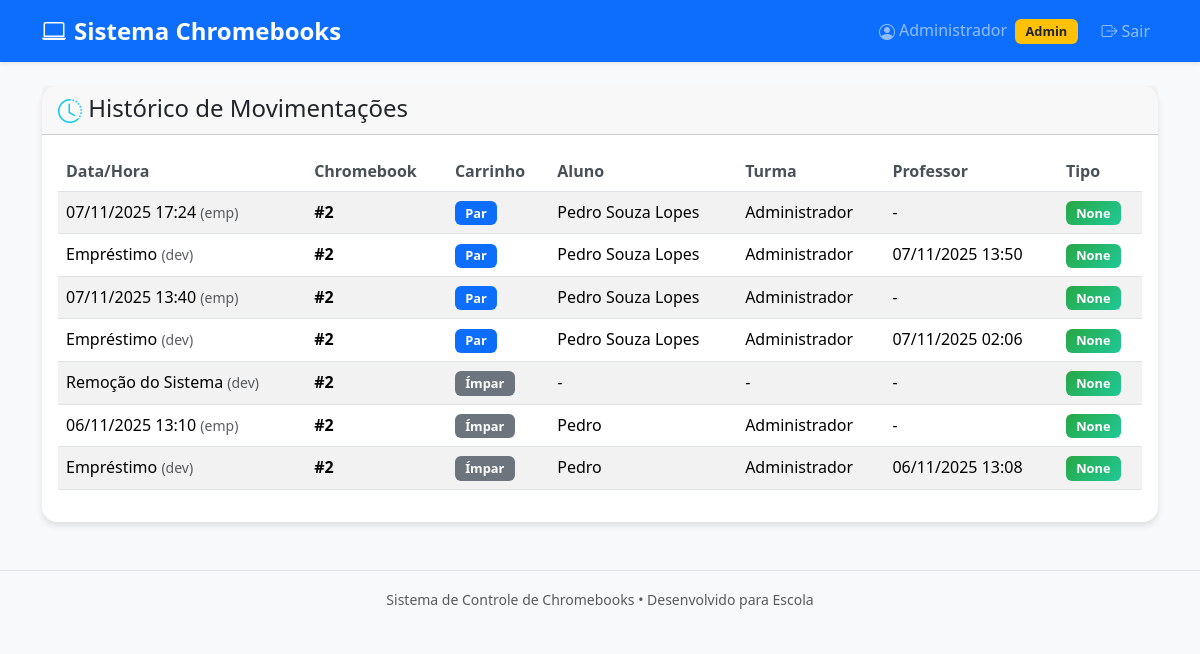
/historico (signed in), run on the app's committed database.
### tables this page shows
CREATE TABLE usuarios (
                id INTEGER PRIMARY KEY AUTOINCREMENT,
                username TEXT UNIQUE NOT NULL,
                senha TEXT NOT NULL,
                nome TEXT NOT NULL
            );

CREATE TABLE historico (
                id INTEGER PRIMARY KEY AUTOINCREMENT,
                chromebook_numero INTEGER,
                carrinho TEXT,
                aluno TEXT,
                professor TEXT,
                data_emprestimo TEXT,
                data_devolucao TEXT,
                tipo_acao TEXT
            , turma TEXT);

### app.py (the view)
@app.route('/historico')
@login_required
def historico():
    historico = db.obter_historico()
    return safe_render("historico.html", historico=historico)

### app.py (called while the page is built)
@login_manager.user_loader
def load_user(user_id):
    user_data = db.buscar_usuario_por_id(user_id)
    if user_data:
        return User(user_data)
    return None

def safe_render(template_name, **context):
    try:
        return render_template(template_name, **context)
    except TemplateNotFound:
        fallback = f"""
        <html><head><meta charset="utf-8"><title>Fallback - {template_name}</title></head>
        <body>
        <h2>Template ausente: {template_name}</h2>
        <p>Context: {context.keys()}</p>
        <p><a href="/">Voltar</a></p>
        </body></html>
        """
        return fallback

### database.py (called while the page is built)
    def get_connection(self):
        return sqlite3.connect(self.db_name)

    def buscar_usuario_por_id(self, user_id):
        conn = self.get_connection()
        cursor = conn.cursor()
        cursor.execute("SELECT id, username, nome FROM usuarios WHERE id = ?", (user_id,))
        row = cursor.fetchone()
        conn.close()
        if not row:
            return None
        user_id, username_db, nome = row
        return {'id': user_id, 'username': username_db, 'nome': nome, 'is_admin': (username_db.lower() == 'admin')}

    def obter_historico(self):
        conn = self.get_connection()
        cursor = conn.cursor()
        cursor.execute("PRAGMA table_info(historico)")
        colunas = [col[1] for col in cursor.fetchall()]
        if 'turma' in colunas:
            cursor.execute('''
                SELECT * FROM historico ORDER BY id DESC LIMIT 50
            ''')
        else:
            cursor.execute('''
                SELECT id, chromebook_numero, carrinho, aluno, NULL as turma, professor, data_emprestimo, data_devolucao, tipo_acao
                FROM historico ORDER BY id DESC LIMIT 50
            ''')
        historico = cursor.fetchall()
        conn.close()
        return historico

### templates/historico.html (shortened to what this page needs)
{% extends "base.html" %}
{% block content %}
<div class="row">
    <div class="col">
        <div class="card">
            <div class="card-header">
                <h4 class="card-title mb-0">
                    <i class="bi bi-clock-history text-info"></i> Histórico de Movimentações
                </h4>
            </div>
            <div class="card-body">
                <div class="table-responsive">
                    <table class="table table-striped">
                        <thead>
                            <tr>
                                <th>Data/Hora</th>
                                <th>Chromebook</th>
                                <th>Carrinho</th>
                                <th>Aluno</th>
                                <th>Turma</th>
                                <th>Professor</th>
                                <th>Tipo</th>
                            </tr>
                        </thead>
                        <tbody>
                            {% for item in historico %}
                            <tr>
                                <td>
                                    {% if item[6] %}
                                        {{ item[6] }} <small class="text-muted">(emp)</small>
                                    {% else %}
                                        {{ item[7] }} <small class="text-muted">(dev)</small>
                                    {% endif %}
                                </td>
                                <td><strong>#{{ item[1] }}</strong></td>
                                <td>
                                    <span class="badge bg-{{ 'primary' if item[2] == 'Par' else 'secondary' }}">
                                        {{ item[2] }}
                                    </span>
                                </td>
                                <td>{{ item[3] or '-' }}</td>
                                <td>{{ item[4] or '-' }}</td>
                                <td>{{ item[5] or '-' }}</td>
                                <td>
                                    <span class="badge bg-{{ 'warning' if item[8] == 'Empréstimo' else 'success' }}">
                                        {{ item[8] }}
                                    </span>
                                </td>
                            </tr>
                            {% endfor %}
                        </tbody>
                    </table>
                </div>
            </div>
        </div>
    </div>
</div>
{% endblock %}

### templates/base.html (shortened to what this page needs)
<!DOCTYPE html>
<html lang="pt-BR">
<head>
  <link href="https://cdn.jsdelivr.net/npm/bootstrap@5.3.3/dist/css/bootstrap.min.css" rel="stylesheet">
  <link rel="stylesheet" href="https://cdn.jsdelivr.net/npm/bootstrap-icons@1.11.1/font/bootstrap-icons.css">
  <link href="{{ url_for('static', filename='style.css') }}" rel="stylesheet">
</head>
<body>
  <nav class="navbar navbar-expand-lg navbar-dark bg-primary shadow-sm">
    <div class="container">
      <a class="navbar-brand d-flex align-items-center gap-2" href="{{ url_for('dashboard') }}">
        <i class="bi bi-laptop"></i> <span>Sistema Chromebooks</span>
      </a>
      {% if current_user.is_authenticated %}
      <div class="navbar-nav ms-auto align-items-center">
        <span class="navbar-text me-3">
          <i class="bi bi-person-circle"></i> {{ current_user.nome }}
          {% if current_user.is_admin %}
            <span class="badge bg-warning text-dark ms-1">Admin</span>
          {% endif %}
        </span>
        <a class="nav-link d-flex align-items-center" href="{{ url_for('logout') }}">
          <i class="bi bi-box-arrow-right me-1"></i> Sair
        </a>
      </div>
      {% endif %}
    </div>
  </nav>
  <main class="container mt-4 mb-5">
    {% block content %}{% endblock %}
  </main>
  <footer class="bg-light text-center text-muted py-3 mt-auto border-top">
    <div class="container">
      <small>Sistema de Controle de Chromebooks • Desenvolvido para Escola</small>
    </div>
  </footer>
</body>
</html>

### static/style.css (style rules this page uses)
body { background-color: #f8f9fa; font-family: 'Segoe UI', Tahoma, Geneva, Verdana, sans-serif; }
.card { border: none; border-radius: 15px; box-shadow: 0 4px 6px rgba(0, 0, 0, 0.1); transition: transform 0.2s ease-in-out, box-shadow 0.2s ease-in-out; animation: fadeIn 0.5s ease-out; }
.navbar-brand { font-weight: 600; font-size: 1.5rem; }
.table th { border-top: none; font-weight: 600; color: #495057; }
.badge { font-size: 0.8em; padding: 0.45em 0.8em; }
.badge.bg-success { background: linear-gradient(135deg, #28a745 0%, #20c997 100%) !important; }
.badge.bg-warning { color: #000; }
.bi { vertical-align: -.125em; }

### data on the page
usuarios: nome "Administrador"
historico: data_devolucao "07/11/2025 17:24", chromebook_numero "2", carrinho "Par", aluno "Pedro Souza Lopes", professor "Administrador", item "-", item "None"
historico: tipo_acao "Empréstimo", chromebook_numero "2", carrinho "Par", aluno "Pedro Souza Lopes", professor "Administrador", data_emprestimo "07/11/2025 13:50", item "None"
historico: data_devolucao "07/11/2025 13:40", chromebook_numero "2", carrinho "Par", aluno "Pedro Souza Lopes", professor "Administrador", item "-", item "None"
historico: tipo_acao "Empréstimo", chromebook_numero "2", carrinho "Par", aluno "Pedro Souza Lopes", professor "Administrador", data_emprestimo "07/11/2025 02:06", item "None"
historico: tipo_acao "Remoção do Sistema", chromebook_numero "2", carrinho "Ímpar", item "-", item "None"
historico: data_devolucao "06/11/2025 13:10", chromebook_numero "2", carrinho "Ímpar", aluno "Pedro", professor "Administrador", item "-", item "None"
historico: tipo_acao "Empréstimo", chromebook_numero "2", carrinho "Ímpar", aluno "Pedro", professor "Administrador", data_emprestimo "06/11/2025 13:08", item "None"
